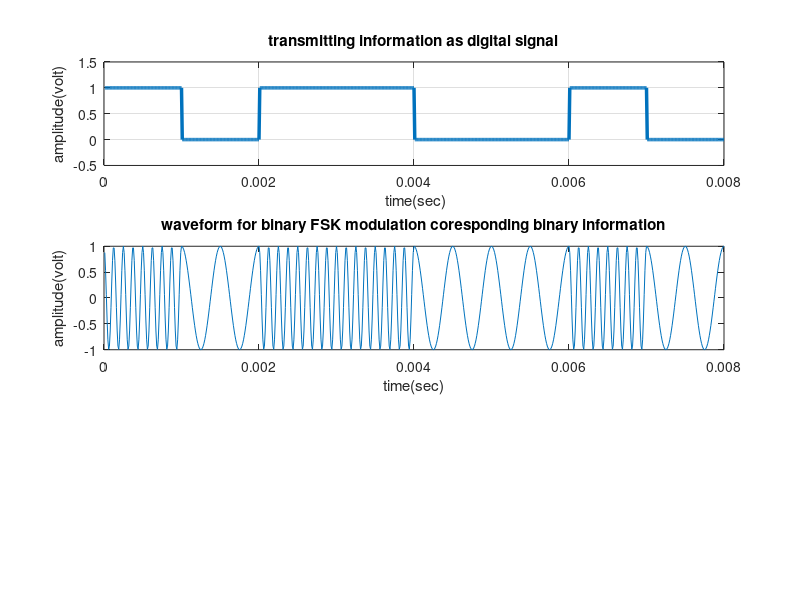

MATLAB code to generate this figure: (Note: this script raises an error after producing the figure.)
%% BFSK


x=[1,0,1,1,0,0,1,0]                                   % Binary Information
bp= 0.001;                                                    % bit period
disp(' Binary information at Trans mitter :');
disp(x);
%XX representation of transmitting binary information as digital signal XXX
bit=[]; 
for n=1:1:length(x)
    if x(n)==1;
       se=ones(1,100);
    else x(n)==0;
        se=zeros(1,100);
    end
     bit=[bit se];
end
t1=bp/100:bp/100:length(x)*(bp);
subplot(3,1,1);
plot(t1,bit,'lineWidth',2.5);grid on;
axis([ 0 bp*length(x) -.5 1.5]);
ylabel('amplitude(volt)');
xlabel(' time(sec)');
title('transmitting information as digital signal');
%XXXXXXXXXXXXXXXXXXXXXXX Binary-FSK modulation XXXXXXXXXXXXXXXXXXXXXXXXXXX%
A=1;                                          % Amplitude of carrier signal
br=1/bp;                                                         % bit rate
f1=br*8;                           % carrier frequency for information as 1
f2=br*2;                           % carrier frequency for information as 0
t2=bp/100:bp/100:bp;                 
ss=length(t2);
m=[];
for (i=1:1:length(x))
    if (x(i)==1)
        y=A*cos(2*pi*f1*t2);
    else
        y=A*cos(2*pi*f2*t2);
    end
    m=[m y];
end
t3=bp/100:bp/100:100*length(x)*(bp/100);
subplot(3,1,2);
plot(t3,m);
xlabel('time(sec)');
ylabel('amplitude(volt)');
title('waveform for binary FSK modulation coresponding binary information');
%XXXXXXXXXXXXXXXXXXXX Binary FSK demodulation XXXXXXXXXXXXXXXXXXXXXXXXXXXXX
mn=[];
for n=ss:ss:length(m)
  t=bp/100:bp/100:bp;
  y1=cos(2*pi*f1*t);                    % carrier siignal for information 1
  y2=cos(2*pi*f2*t);                    % carrier siignal for information 0
  mm=y1.*m((n-(ss-1)):n);
  mmm=y2.*m((n-(ss-1)):n);
  t4=bp/99:bp/99:bp;
  z1=trapz(t4,mm)                                             % intregation 
  z2=trapz(t4,mmm)                                            % intregation 
  zz1=round(2*z1/bp)
  zz2= round(2*z2/bp)
  if(zz1>A/2)      % logic lavel= (0+A)/2 or (A+0)/2 or 2.5 ( in this case)
    a=1;
  else(zz2>A/2)
    a=0;
  end
  mn=[mn a];
end
disp(' Binary information at Reciver :');
disp(mn);
%XXXXX Representation of binary information as digital signal which achived 
%after demodulation XXXXXXXXXXXXXXXXXXXXXXXXXXXXXXXXXXXXXXXXXXXXXXXXXXXXXXX
bit=[];
for n=1:length(mn);
    if mn(n)==1;
       se=ones(1,100);
    else mn(n)==0;
        se=zeros(1,100);
    end
     bit=[bit se];
end
t4=bp/100:bp/100:100*length(mn)*(bp/100);
subplot(3,1,3)
plot(t4,bit,'LineWidth',2.5);grid on;
axis([ 0 bp*length(mn) -.5 1.5]);
ylabel('amplitude(volt)');
xlabel(' time(sec)');
title('recived information as digital signal after binary FSK demodulation');

%% OOK

br = 1000;       % bit rate of 1kps
bp= 1/br;            % bit period
L=16; %oversampling factor,L=Tb/Ts(Tb=bit period,Ts=sampling period)
%if a carrier is used, use L = Fs/Fc, where Fs >> 2xFc

Fc=10000; %carrier frequency
Fs=L*Fc;%sampling frequency


ook_orig = get_baseband_data(N);

% Duplicate bits to sync with bit period
ook_orig_signal = sync(ook_orig);

t1=bp/100:bp/100:length(ook_orig)*(bp);
subplot(5,1,1);
plot(t1,ook_orig_signal,'lineWidth',2.5);grid on;
axis([ 0 bp*10 -.5 1.5]);
ylabel('Amplitude(volt)');
xlabel('Time(sec)');
title('Transmitting signal');

% Carrier Wave
carrier = cos(2*pi*Fc*t1);
subplot(5,1,2);
plot(t1,carrier,'lineWidth',2.5);grid on;
axis([ 0 bp*10 -1.5 1.5]);
ylabel('Amplitude(volt)');
xlabel(' Time(sec)');
title('Carrier Signal');

% Modulation
ook_mod_signal = ook_orig_signal.*carrier;
subplot(5,1,3);
plot(t1,ook_mod_signal,'lineWidth',2.5);grid on;
axis([ 0 bp*10 -1.5 1.5]);
ylabel('Amplitude(volt)');
xlabel(' Time(sec)');
title('Modulated Signal');

% Add Noise
ook_mod_noise_signal = get_unipolar_received_data(ook_mod_signal);
subplot(5,1,4);
plot(t1,ook_mod_noise_signal(1,:),'lineWidth',2.5);grid on;
axis([ 0 bp*10 -1.5 1.5]);
ylabel('Amplitude(volt)');
xlabel('Time(sec)');
title('Modulated Signal with Noise');

% Demodulation
ook_demod_signal = ook_mod_noise_signal(1,:).*carrier;
int_op = [];
s = 100;
for i = 0:s:length(ook_demod_signal)-s
    int_ = trapz(ook_demod_signal(i+(s/2):i+(s/2)+1));
    int_op = [int_op int_];
end
 
% Threshold
th = 0.5;
ook_rec_bits = (round(int_op,1)>= th);
ook_rec_signal = sync(ook_rec_bits);
subplot(5,1,5);
plot(t1,ook_rec_signal,'lineWidth',2.5);grid on;
axis([ 0 bp*10 -.5 1.5]);
ylabel('Amplitude(volt)');
xlabel(' Time(sec)');
title('Received Signal');



%% BFSK


fc = 1e5;       % Carrier freq
fs = 16*fc;         % Sampling freq


% --------------- Duplicate bit info to syn with bit period --------------
bit=[]; 
for n=1:1:length(y0)
    if y0(n)==1;
       se=ones(1,100);
    else y0(n)==0;
        se=zeros(1,100);
    end
     bit=[bit se];
end
t1=bp/100:bp/100:length(y0)*(bp);
subplot(3,1,1);
plot(t1,bit,'lineWidth',2.5);grid on;
axis([ 0 bp*10 -.5 1.5]);
ylabel('amplitude(volt)');
xlabel(' time(sec)');
title('transmitting information as digital signal');

% ---------------------- Binary-FSK modulation -----------------------------
A=1;                                          % Amplitude of carrier signal                                                        % bit rate
f1=br*8;                           % carrier frequency for information as 1
f2=br*2;                           % carrier frequency for information as 0
t2=bp/100:bp/100:bp;                 
ss=length(t2);
m=[];
for (i=1:1:length(y0))
    if (y0(i)==1)
        y=A*cos(2*pi*f1*t2);
    else
        y=A*cos(2*pi*f2*t2);
    end
    m=[m y];
end
t3=bp/100:bp/100:100*length(y0)*(bp/100);
subplot(3,1,2);
plot(t3,m);
axis([ 0 bp*10 -1.5 1.5]);
xlabel('Time(secs)');
ylabel('Amplitude(volts)');
title('Modulated Signal');

%------------------- Adding Additive WHite Noise ---------------------
n = randn(size(m)); % generate noise samples
nvar = power(10,-10/10); % calculate noise variance
m = m + nvar.*n;

%-------------------- Binary FSK demodulation ------------------------
mn=[];
for n=ss:ss:length(m)
  t=bp/100:bp/100:bp;
  y1=cos(2*pi*f1*t);                    % carrier siignal for information 1
  y2=cos(2*pi*f2*t);                    % carrier siignal for information 0
  mm=y1.*m((n-(ss-1)):n);
  mmm=y2.*m((n-(ss-1)):n);
  t4=1:1:length(mm);
  z1=trapz(t4,mm);                                             % intregation 
  z2=trapz(t4,mmm);                                            % intregation 
  zz1=round(2*z1/bp);
  zz2= round(2*z2/bp);
  if(zz1>A/2)      % logic lavel= (0+A)/2 or (A+0)/2 or 2.5 ( in this case)
    a=1;
  else(zz2>A/2)
    a=0;
  end
  mn=[mn a];
end
% disp(' Binary information at Reciver :');
% disp(mn);
%XXXXX Representation of binary information as digital signal which achived 
%after demodulation XXXXXXXXXXXXXXXXXXXXXXXXXXXXXXXXXXXXXXXXXXXXXXXXXXXXXXX
bit=[];
for n=1:length(mn);
    if mn(n)==1;
       se=ones(1,100);
    else mn(n)==0;
        se=zeros(1,100);
    end
     bit=[bit se];
end
t4=bp/100:bp/100:100*length(mn)*(bp/100);
subplot(3,1,3)
plot(t4,bit,'LineWidth',2.5);grid on;
axis([ 0 bp*10 -.5 1.5]);
ylabel('amplitude(volt)');
xlabel(' time(sec)');
title('recived information as digital signal after binary FSK demodulation');




%% FUNCTIONS

function sync_signal = sync(data_bits)
    ook_orig_signal = [];
    for n=1:1:length(data_bits)
        if data_bits(n)==1;
        se=ones(1,100);
        else data_bits(n)==0;
            se=zeros(1,100);
        end
        ook_orig_signal=[ook_orig_signal se];
    end
    sync_signal = ook_orig_signal;
end



